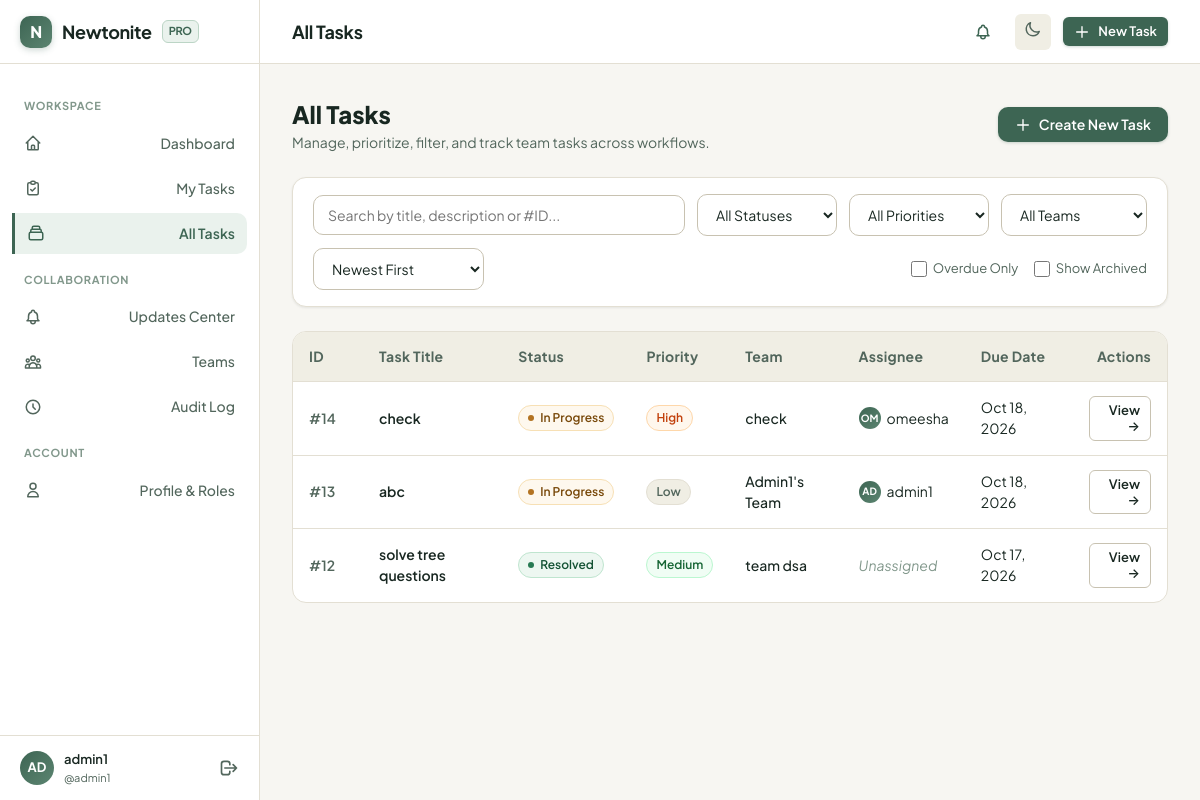
Page /tasks/ (signed in) on the committed database.
### tasks/models.py (models this page shows, shortened)
class Task(models.Model):
    title = models.CharField(max_length=200, help_text="Concise title for the task.")
    description = models.TextField(blank=True, help_text="Detailed description of what needs to be done.")
    status = models.CharField(
        max_length=20,
        choices=TaskStatus.choices,
        default=TaskStatus.OPEN,
        help_text="Current state in the task workflow."
    )
    priority = models.CharField(
        max_length=20,
        choices=TaskPriority.choices,
        default=TaskPriority.MEDIUM,
        help_text="Relative urgency or importance."
    )
    team = models.ForeignKey(
        Team,
        on_delete=models.CASCADE,
        related_name='tasks',
        help_text="Team responsible for this task."
    )
    assignee = models.ForeignKey(
        User,
        on_delete=models.SET_NULL,
        null=True,
        blank=True,
        related_name='assigned_tasks',
        help_text="Team member currently assigned to execute the task."
    )
    creator = models.ForeignKey(
        User,
        on_delete=models.PROTECT,
        related_name='created_tasks',
        help_text="User who created the task."
    )
    due_date = models.DateField(
        null=True,
        blank=True,
        help_text="Optional deadline for completion."
    )
    is_archived = models.BooleanField(
        default=False,
        help_text="Archived tasks are retained for audit history but hidden from active workflows."
    )
    archived_at = models.DateTimeField(null=True, blank=True)
    version = models.PositiveIntegerField(
        default=1,
        help_text="Incremented on every update for optimistic concurrency control (stale-update protection)."
    )
    created_at = models.DateTimeField(auto_now_add=True)
    updated_at = models.DateTimeField(auto_now=True)
    class Meta:
        ordering = ['-created_at']
        verbose_name = 'Task'
        verbose_name_plural = 'Tasks'
        indexes = [
            models.Index(fields=['team', 'is_archived', 'status'], name='task_team_arch_status_idx'),
            models.Index(fields=['team', 'is_archived', 'priority'], name='task_team_arch_prio_idx'),
            models.Index(fields=['assignee', 'is_archived', 'status'], name='task_assignee_status_idx'),
            models.Index(fields=['due_date'], name='task_due_date_idx'),
            models.Index(fields=['created_at'], name='task_created_at_idx'),
        ]
    @property
    def is_overdue(self):
        if not self.due_date or self.status == TaskStatus.RESOLVED or self.is_archived:
            return False
        return self.due_date < timezone.localdate()

class Team(models.Model):
    name = models.CharField(max_length=100, unique=True, help_text="Unique name for the team.")
    description = models.TextField(blank=True, help_text="Short description of the team's mandate.")
    created_at = models.DateTimeField(auto_now_add=True)
    updated_at = models.DateTimeField(auto_now=True)
    class Meta:
        ordering = ['name']
        verbose_name = 'Team'
        verbose_name_plural = 'Teams'

### tasks/views.py (the view)
# urls.py: path('tasks/', views.task_list_view, name='task_list'),
@login_required
def task_list_view(request):
    q = request.GET.get('q', '').strip()
    status = request.GET.get('status', '').strip()
    priority = request.GET.get('priority', '').strip()
    team_id = request.GET.get('team', '').strip()
    assignee_id = request.GET.get('assignee', '').strip()
    is_overdue = request.GET.get('overdue', '').strip() == '1'
    my_tasks = request.GET.get('my', '').strip() == '1'
    show_archived = request.GET.get('archived', '').strip() == '1'
    sort = request.GET.get('sort', '-created_at')
    tasks_qs = get_accessible_tasks_qs(request.user, include_archived=show_archived)
    if my_tasks:
        tasks_qs = tasks_qs.filter(assignee=request.user)
    if q:
        tasks_qs = tasks_qs.filter(
            Q(title__icontains=q) | Q(description__icontains=q) | Q(id__icontains=q)
        )
    if status and status in TaskStatus.values:
        tasks_qs = tasks_qs.filter(status=status)
    if priority and priority in TaskPriority.values:
        tasks_qs = tasks_qs.filter(priority=priority)
    if team_id and team_id.isdigit():
        tasks_qs = tasks_qs.filter(team_id=team_id)
    if assignee_id:
        if assignee_id == 'unassigned':
            tasks_qs = tasks_qs.filter(assignee__isnull=True)
        elif assignee_id.isdigit():
            tasks_qs = tasks_qs.filter(assignee_id=assignee_id)
    if is_overdue:
        tasks_qs = tasks_qs.filter(
            due_date__lt=timezone.localdate()
        ).exclude(status=TaskStatus.RESOLVED)
    allowed_sorts = {
        '-created_at': '-created_at',
        'created_at': 'created_at',
        'due_date': 'due_date',
        '-due_date': '-due_date',
        'priority': 'priority',
        'status': 'status',
        'title': 'title',
    }
    sort_field = allowed_sorts.get(sort, '-created_at')
    tasks_qs = tasks_qs.order_by(sort_field)
    paginator = Paginator(tasks_qs, 12)
    page_number = request.GET.get('page', 1)
    page_obj = paginator.get_page(page_number)
    accessible_teams = get_accessible_teams_qs(request.user)
    context = {
        'title': 'My Tasks' if my_tasks else 'All Tasks',
        'page_obj': page_obj,
        'tasks': page_obj.object_list,
        'accessible_teams': accessible_teams,
        'q': q,
        'status': status,
        'priority': priority,
        'team_id': team_id,
        'assignee_id': assignee_id,
        'is_overdue': is_overdue,
        'my_tasks': my_tasks,
        'show_archived': show_archived,
        'sort': sort,
        'status_choices': TaskStatus.choices,
        'priority_choices': TaskPriority.choices,
    }
    return render(request, 'tasks/list.html', context)

### templates/tasks/list.html (shortened to what this page needs)
{% extends 'base.html' %}
{% block page_title %}{{ title }}{% endblock %}
{% block content %}
<div style="display: flex; justify-content: space-between; align-items: center; margin-bottom: 1.5rem; flex-wrap: wrap; gap: 1rem;">
  <div>
    <h2 style="font-size: 1.5rem; font-weight: 800; color: var(--text-main);">{{ title }}</h2>
    <p style="color: var(--text-muted); font-size: 0.875rem;">Manage, prioritize, filter, and track team tasks across workflows.</p>
  </div>
  <a href="{% url 'task_create' %}" class="btn btn-primary" id="btn-create-task-main">
    <svg width="16" height="16" fill="none" stroke="currentColor" viewBox="0 0 24 24"><path stroke-linecap="round" stroke-linejoin="round" stroke-width="2" d="M12 4v16m8-8H4"/></svg>
    Create New Task
  </a>
</div>
<form method="get" class="filter-bar" id="task-filter-form">
  <div class="filter-input">
    <input type="text" name="q" value="{{ q }}" placeholder="Search by title, description or #ID..." class="form-input" id="search-input">
  </div>
  <select name="status" class="form-select filter-select" onchange="this.form.submit()">
    <option value="">All Statuses</option>
  </select>
  <select name="priority" class="form-select filter-select" onchange="this.form.submit()">
    <option value="">All Priorities</option>
  </select>
  <select name="team" class="form-select filter-select" onchange="this.form.submit()">
    <option value="">All Teams</option>
  </select>
  <select name="sort" class="form-select filter-select" onchange="this.form.submit()">
    <option value="-created_at" {% if sort == '-created_at' %}selected{% endif %}>Newest First</option>
  </select>
  <div style="display: flex; align-items: center; gap: 0.5rem; margin-left: auto;">
    <label style="display: flex; align-items: center; gap: 0.35rem; font-size: 0.8125rem; color: var(--text-muted); cursor: pointer;">
      <input type="checkbox" name="overdue" value="1" {% if is_overdue %}checked{% endif %} onchange="this.form.submit()" class="form-checkbox">
      Overdue Only
    </label>
    <label style="display: flex; align-items: center; gap: 0.35rem; font-size: 0.8125rem; color: var(--text-muted); cursor: pointer; margin-left: 0.5rem;">
      <input type="checkbox" name="archived" value="1" {% if show_archived %}checked{% endif %} onchange="this.form.submit()" class="form-checkbox">
      Show Archived
    </label>
  </div>
</form>
<div class="table-container">
  {% if tasks %}
  <table class="data-table" id="tasks-table">
    <thead>
      <tr>
        <th style="width: 70px;">ID</th>
        <th>Task Title</th>
        <th>Status</th>
        <th>Priority</th>
        <th>Team</th>
        <th>Assignee</th>
        <th>Due Date</th>
        <th style="text-align: right;">Actions</th>
      </tr>
    </thead>
    <tbody>
      {% for task in tasks %}
      <tr>
        <td style="color: var(--text-muted); font-weight: 600;">#{{ task.id }}</td>
        <td>
          <a href="{% url 'task_detail' pk=task.pk %}" class="task-row-title">
            {{ task.title }}
          </a>
        </td>
        <td>
          <span class="badge badge-{{ task.status|lower }}">
            <span class="badge-dot"></span>
            {{ task.get_status_display }}
          </span>
        </td>
        <td>
          <span class="badge badge-priority-{{ task.priority|lower }}">
            {{ task.get_priority_display }}
          </span>
        </td>
        <td style="font-weight: 500;">
          <a href="{% url 'team_detail' pk=task.team.id %}" style="color: var(--text-main);">
            {{ task.team.name }}
          </a>
        </td>
        <td>
          {% if task.assignee %}
          <div style="display: flex; align-items: center; gap: 0.375rem;">
            <div class="user-avatar" style="width: 22px; height: 22px; font-size: 0.625rem;">
              {{ task.assignee.username|slice:":2"|upper }}
            </div>
            <span>{{ task.assignee.username }}</span>
          </div>
          {% else %}
          <span style="color: var(--text-subtle); font-style: italic;">Unassigned</span>
          {% endif %}
        </td>
        <td>
          {% if task.due_date %}
            <span style="{% if task.is_overdue %}color: var(--urgent); font-weight: 600;{% endif %}">
              {{ task.due_date|date:"M d, Y" }}
            </span>
          {% else %}
            <span style="color: var(--text-subtle);">&mdash;</span>
          {% endif %}
        </td>
        <td style="text-align: right;">
          <a href="{% url 'task_detail' pk=task.pk %}" class="btn btn-sm btn-secondary">View &rarr;</a>
        </td>
      </tr>
      {% endfor %}
    </tbody>
  </table>
  {% endif %}
</div>
{% endblock %}

### templates/base.html (shortened to what this page needs)
{% load static %}
<!DOCTYPE html>
<html lang="en">
<head>
  <link rel="stylesheet" href="{% static 'css/app.css' %}">
</head>
<body>
  {% if user.is_authenticated %}
  <div class="app-layout">
    <aside class="app-sidebar" id="app-sidebar">
      <div class="sidebar-header">
        <a href="{% url 'dashboard' %}" class="brand-link">
          <div class="brand-icon">N</div>
          <span>Newtonite</span>
          <span class="brand-badge">PRO</span>
        </a>
      </div>
      <nav class="sidebar-nav">
        <span class="nav-section-title">Workspace</span>
        <a href="{% url 'dashboard' %}" class="nav-item {% if request.resolver_match.url_name == 'dashboard' %}active{% endif %}" id="nav-dashboard">
          <svg fill="none" stroke="currentColor" viewBox="0 0 24 24"><path stroke-linecap="round" stroke-linejoin="round" stroke-width="2" d="M3 12l2-2m0 0l7-7 7 7M5 10v10a1 1 0 001 1h3m10-11l2 2m-2-2v10a1 1 0 01-1 1h-3m-6 0a1 1 0 001-1v-4a1 1 0 011-1h2a1 1 0 011 1v4a1 1 0 001 1m-6 0h6"/></svg>
          <span>Dashboard</span>
        </a>
        <a href="{% url 'task_list' %}?my=1" class="nav-item {% if request.GET.my == '1' %}active{% endif %}" id="nav-my-tasks">
          <svg fill="none" stroke="currentColor" viewBox="0 0 24 24"><path stroke-linecap="round" stroke-linejoin="round" stroke-width="2" d="M9 5H7a2 2 0 00-2 2v12a2 2 0 002 2h10a2 2 0 002-2V7a2 2 0 00-2-2h-2M9 5a2 2 0 002 2h2a2 2 0 002-2M9 5a2 2 0 012-2h2a2 2 0 012 2m-6 9l2 2 4-4"/></svg>
          <span>My Tasks</span>
        </a>
        <a href="{% url 'task_list' %}" class="nav-item {% if request.resolver_match.url_name == 'task_list' and not request.GET.my %}active{% endif %}" id="nav-all-tasks">
          <svg fill="none" stroke="currentColor" viewBox="0 0 24 24"><path stroke-linecap="round" stroke-linejoin="round" stroke-width="2" d="M19 11H5m14 0a2 2 0 012 2v6a2 2 0 01-2 2H5a2 2 0 01-2-2v-6a2 2 0 012-2m14 0V9a2 2 0 00-2-2M5 11V9a2 2 0 012-2m0 0V5a2 2 0 012-2h6a2 2 0 012 2v2M7 7h10"/></svg>
          <span>All Tasks</span>
        </a>
        <span class="nav-section-title">Collaboration</span>
        <a href="{% url 'updates_center' %}" class="nav-item {% if request.resolver_match.url_name == 'updates_center' %}active{% endif %}" id="nav-updates">
          <span>Updates Center</span>
        </a>
        <a href="{% url 'team_list' %}" class="nav-item {% if 'team' in request.resolver_match.url_name %}active{% endif %}" id="nav-teams">
          <span>Teams</span>
        </a>
        <a href="{% url 'activity_list' %}" class="nav-item {% if request.resolver_match.url_name == 'activity_list' %}active{% endif %}" id="nav-activity">
          <svg fill="none" stroke="currentColor" viewBox="0 0 24 24"><path stroke-linecap="round" stroke-linejoin="round" stroke-width="2" d="M12 8v4l3 3m6-3a9 9 0 11-18 0 9 9 0 0118 0z"/></svg>
          <span>Audit Log</span>
        </a>
        <span class="nav-section-title">Account</span>
        <a href="{% url 'profile' %}" class="nav-item {% if request.resolver_match.url_name == 'profile' %}active{% endif %}" id="nav-profile">
          <svg fill="none" stroke="currentColor" viewBox="0 0 24 24"><path stroke-linecap="round" stroke-linejoin="round" stroke-width="2" d="M16 7a4 4 0 11-8 0 4 4 0 018 0zM12 14a7 7 0 00-7 7h14a7 7 0 00-7-7z"/></svg>
          <span>Profile & Roles</span>
        </a>
      </nav>
      <div class="sidebar-footer">
        <div class="user-snippet">
          <div class="user-avatar">{{ user.username|slice:":2"|upper }}</div>
          <div class="user-info">
            <span class="user-name">{{ user.get_full_name|default:user.username }}</span>
            <span class="user-role-badge">@{{ user.username }}</span>
          </div>
        </div>
        <a href="{% url 'logout' %}" title="Log out" style="color: var(--text-muted); display: flex; align-items: center; justify-content: center; padding: var(--space-xs); border-radius: var(--radius-sm); transition: color var(--transition-fast);" aria-label="Log out">
          <svg width="20" height="20" fill="none" stroke="currentColor" viewBox="0 0 24 24"><path stroke-linecap="round" stroke-linejoin="round" stroke-width="2" d="M17 16l4-4m0 0l-4-4m4 4H7m6 4v1a3 3 0 01-3 3H6a3 3 0 01-3-3V7a3 3 0 013-3h4a3 3 0 013 3v1"/></svg>
        </a>
      </div>
    </aside>
    <div class="app-main">
      <header class="app-topbar">
        <div class="topbar-left">
          <h1 class="breadcrumb-title">{% block page_title %}{{ title|default:"Newtonite Task Tracker" }}{% endblock %}</h1>
        </div>
        <div class="topbar-right">
          <a href="{% url 'updates_center' %}" class="btn btn-outline btn-sm topbar-updates-btn" id="topbar-updates-btn" title="Updates Center" aria-label="View Updates">
          </a>
          <button type="button" class="btn btn-outline btn-sm theme-toggle-btn" id="theme-toggle-btn" title="Toggle Light / Dark Theme" aria-label="Toggle Light or Dark theme">
            <span class="theme-icon-moon" style="display:none;">
              <svg width="18" height="18" fill="none" stroke="currentColor" viewBox="0 0 24 24"><path stroke-linecap="round" stroke-linejoin="round" stroke-width="2" d="M20.354 15.354A9 9 0 018.646 3.646 9.003 9.003 0 0012 21a9.003 9.003 0 008.354-5.646z"/></svg>
            </span>
          </button>
          <a href="{% url 'task_create' %}" class="btn btn-primary btn-sm" id="topbar-create-task-btn">
            <svg width="16" height="16" fill="none" stroke="currentColor" viewBox="0 0 24 24"><path stroke-linecap="round" stroke-linejoin="round" stroke-width="2" d="M12 4v16m8-8H4"/></svg>
            <span>New Task</span>
          </a>
        </div>
      </header>
      <main class="page-container">
        {% block content %}{% endblock %}
      </main>
    </div>
  </div>
  {% else %}
  <main>
    {% block auth_content %}{% endblock %}
  </main>
  {% endif %}
</body>
</html>

### rows in the picture
Task: id "14", title "check", status "In Progress", priority "High", team.name "check", assignee.username "OM", assignee.username "omeesha", due_date "Oct 18, 2026"
Task: id "13", title "abc", status "In Progress", priority "Low", team.name "Admin1's Team", assignee.username "AD", assignee.username "admin1", due_date "Oct 18, 2026"
Task: id "12", title "solve tree questions", status "Resolved", priority "Medium", team.name "team dsa", shows "Unassigned", due_date "Oct 17, 2026"

### other values in the picture
{{ user.username|slice:":2"|upper }} "AD"
{{ user.get_full_name|default:user.username }} "admin1"
{{ user.username }} "admin1"
{{ title }} "All Tasks"
